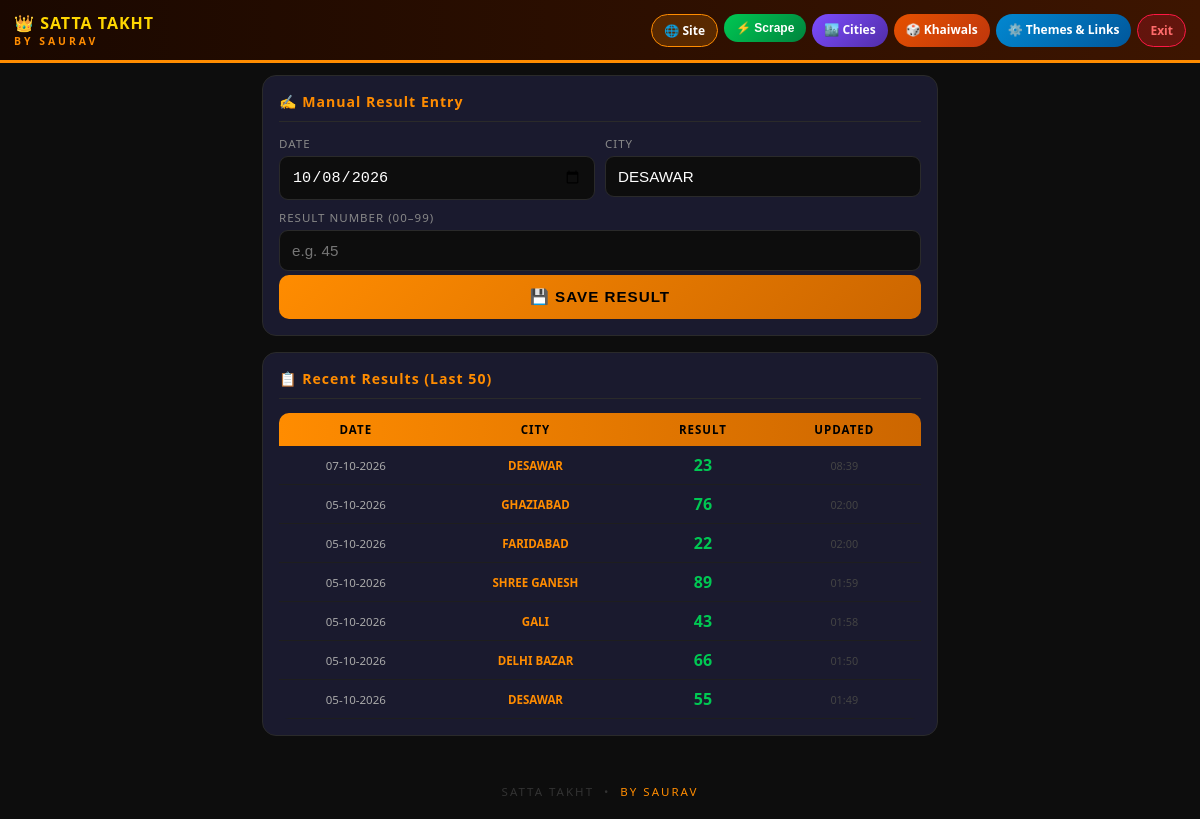
Page /admin/panel (signed in) on the earlier database version.
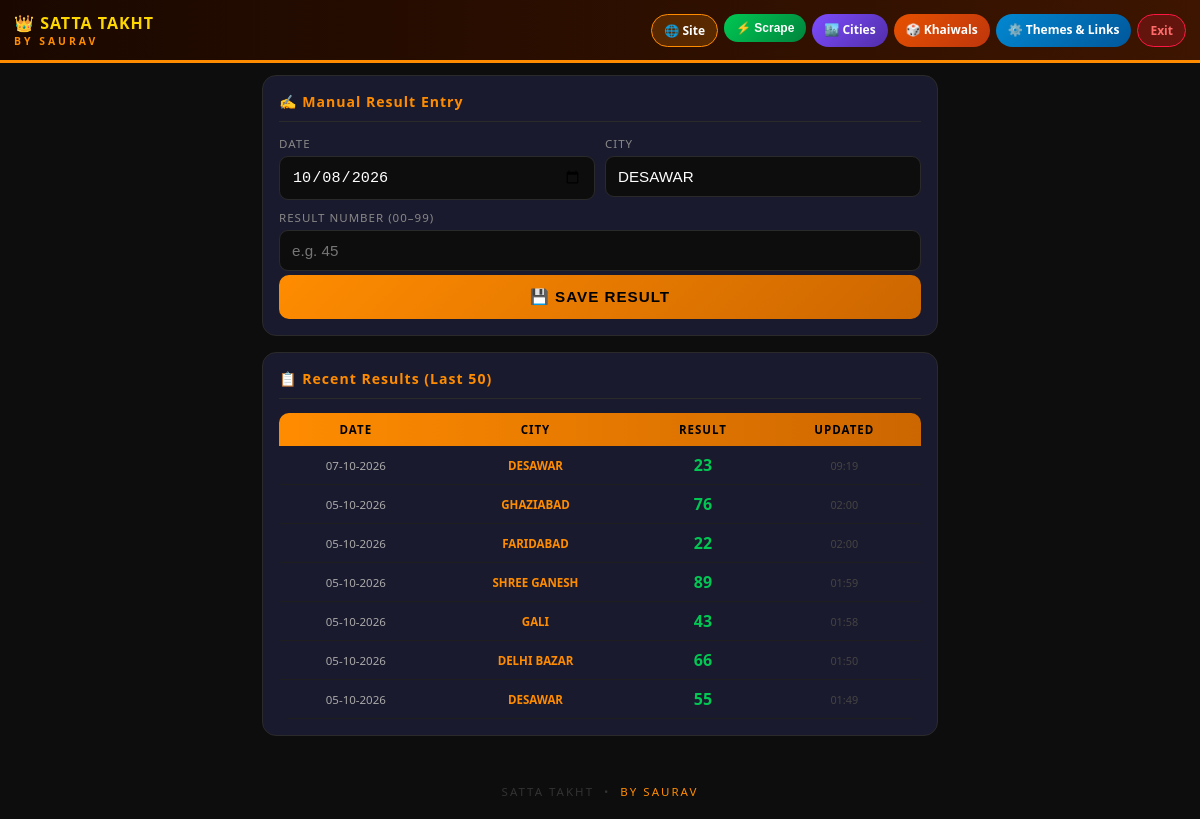
Same page on the later database version.
### tables this page shows
CREATE TABLE results (
            id INTEGER PRIMARY KEY AUTOINCREMENT,
            result_date TEXT NOT NULL,
            city_key TEXT NOT NULL,
            result_number TEXT DEFAULT '',
            updated_at TEXT,
            UNIQUE(result_date, city_key)
        );

CREATE TABLE cities (
            id INTEGER PRIMARY KEY AUTOINCREMENT,
            city_key TEXT UNIQUE NOT NULL,
            display_name TEXT NOT NULL,
            scrape_id TEXT NOT NULL,
            result_time TEXT DEFAULT '',
            is_active INTEGER DEFAULT 1,
            sort_order INTEGER DEFAULT 99,
            created_at TEXT
        );

### backend/app.py (the view, shortened to what this page needs)
@app.route('/admin/panel', methods=['GET', 'POST'])
def admin_panel():
    if not session.get('admin'):
        return redirect(url_for('admin_login'))
    message = None
    conn = get_db()
    recent = conn.execute('''
        SELECT r.result_date, r.city_key, c.display_name, r.result_number, r.updated_at
        FROM results r
        LEFT JOIN cities c ON r.city_key = c.city_key
        ORDER BY r.updated_at DESC LIMIT 50
    ''').fetchall()
    settings_rows = conn.execute('SELECT key, value FROM site_settings').fetchall()
    settings = {r['key']: r['value'] for r in settings_rows}
    conn.close()
    today = date.today().strftime('%Y-%m-%d')
    cities = get_active_cities()
    return render_template('admin.html', message=message, recent=recent,
                           today=today, cities=cities, settings=settings)

### backend/app.py (called while the page is built)
def get_db():
    conn = sqlite3.connect(DB_PATH)
    conn.row_factory = sqlite3.Row
    return conn

def get_active_cities():
    conn = get_db()
    rows = conn.execute(
        'SELECT * FROM cities WHERE is_active=1 ORDER BY sort_order, id'
    ).fetchall()
    conn.close()
    return rows

### backend/templates/admin.html (shortened to what this page needs)
<!DOCTYPE html>
<html lang="en">
<head>
</head>
<body>
<div class="topbar">
  <div class="topbar-inner">
    <div class="topbar-brand">
      <div class="title">👑 SATTA TAKHT</div>
      <div class="by">BY SAURAV</div>
    </div>
    <div class="topbar-actions">
      <a href="/" target="_blank" class="btn-sm btn-view">🌐 Site</a>
      <form method="POST" action="/admin/scrape-now" style="margin:0">
        <button class="btn-sm btn-scrape">⚡ Scrape</button>
      </form>
      <a href="/admin/cities" class="btn-sm btn-cities">🏙️ Cities</a>
      <a href="/admin/khaiwals" class="btn-sm" style="background:linear-gradient(135deg, #e65100, #bf360c); color:#fff;">🎲 Khaiwals</a>
      <a href="/admin/settings" class="btn-sm" style="background:linear-gradient(135deg, #0288d1, #01579b); color:#fff;">⚙️ Themes & Links</a>
      <a href="/admin/logout" class="btn-sm btn-logout">Exit</a>
    </div>
  </div>
</div>
<div class="main">
  <div class="card">
    <div class="card-title">✍️ Manual Result Entry</div>
    <form method="POST">
      <div class="form-grid">
        <div class="form-group">
          <label>DATE</label>
          <input type="date" name="result_date" value="{{ today }}" required/>
        </div>
        <div class="form-group">
          <label>CITY</label>
          <select name="city" required>
            {% for city in cities %}
            <option value="{{ city['city_key'] }}">{{ city['display_name'] }}</option>
            {% endfor %}
          </select>
        </div>
        <div class="form-group full">
          <label>RESULT NUMBER (00–99)</label>
          <input type="text" name="number" placeholder="e.g. 45" maxlength="3" inputmode="numeric" pattern="[0-9]*" required/>
        </div>
      </div>
      <button type="submit" class="btn-save">💾 SAVE RESULT</button>
    </form>
  </div>
  <div class="card">
    <div class="card-title">📋 Recent Results (Last 50)</div>
    <div class="table-wrap">
      <table>
        <thead>
          <tr><th>DATE</th><th>CITY</th><th>RESULT</th><th>UPDATED</th></tr>
        </thead>
        <tbody>
          {% for row in recent %}
          <tr>
            <td class="date-cell">{{ row['result_date'] }}</td>
            <td class="city-cell">{{ row['display_name'] or row['city_key'].replace('_',' ') }}</td>
            <td class="num-cell">{{ row['result_number'] or '—' }}</td>
            <td class="time-cell">{{ row['updated_at'][11:16] if row['updated_at'] else '—' }}</td>
          </tr>
          {% else %}
          <tr><td colspan="4" style="color:#444;padding:20px">No results yet.</td></tr>
          {% endfor %}
        </tbody>
      </table>
    </div>
  </div>
</div>
<div class="footer-brand">SATTA TAKHT &nbsp;•&nbsp; <span>BY SAURAV</span></div>
</body>
</html>

### backend/templates/admin.html (style rules this page uses)
*, *::before, *::after { box-sizing: border-box; margin: 0; padding: 0; }
:root { --orange: #FF8C00; --gold: #FFD700; --dark: #0d0d0d; --dark2: #1a1a2e; --dark3: #222; --green: #00c853; --red: #ff1744; }
body { font-family: 'Segoe UI', Arial, sans-serif; background: var(--dark); color: #fff; font-size: 15px; }
a { text-decoration: none; color: inherit; }
.topbar { background: linear-gradient(90deg, #1a0800, #3d1500); border-bottom: 3px solid var(--orange); padding: 12px 14px; position: sticky; top: 0; z-index: 100; }
.topbar-inner { display: flex; align-items: center; justify-content: space-between; flex-wrap: wrap; gap: 8px; }
.topbar-brand { display: flex; flex-direction: column; }
.topbar-brand .title { color: var(--gold); font-size: 1rem; font-weight: 800; letter-spacing: 1px; }
.topbar-brand .by { color: var(--orange); font-size: 0.65rem; letter-spacing: 3px; font-weight: 600; }
.topbar-actions { display: flex; gap: 6px; flex-wrap: wrap; }
.btn-sm { padding: 7px 12px; border-radius: 20px; font-size: 0.75rem; font-weight: 700; border: none; cursor: pointer; white-space: nowrap; }
.btn-view { background: rgba(255,140,0,.2); border: 1px solid var(--orange); color: #fff; }
.btn-scrape { background: linear-gradient(135deg, #00c853, #00843d); color: #fff; }
.btn-cities { background: linear-gradient(135deg, #7c4dff, #512da8); color: #fff; }
.btn-logout { background: rgba(255,23,68,.2); border: 1px solid var(--red); color: #ff6b6b; }
.main { padding: 12px; max-width: 700px; margin: 0 auto; }
.card { background: var(--dark2); border: 1px solid #2a2a2a; border-radius: 14px; padding: 16px; margin-bottom: 16px; }
.card-title { color: var(--orange); font-size: 0.88rem; font-weight: 700; margin-bottom: 14px; padding-bottom: 10px; border-bottom: 1px solid #2a2a2a; letter-spacing: 1px; }
.form-grid { display: grid; grid-template-columns: 1fr 1fr; gap: 10px; }
.form-group { display: flex; flex-direction: column; gap: 5px; }
.form-group.full { grid-column: 1 / -1; }
label { color: #888; font-size: 0.72rem; letter-spacing: 1px; }
select, input[type="text"], input[type="date"] { width: 100%; padding: 11px 12px; background: var(--dark); border: 1.5px solid #2a2a2a; border-radius: 9px; color: #fff; font-size: 0.95rem; outline: none; transition: border 0.2s; -webkit-appearance: none; }
select option { background: #1a1a2e; }
.btn-save { width: 100%; padding: 13px; background: linear-gradient(135deg, var(--orange), #cc6600); color: #000; font-weight: 800; border: none; border-radius: 10px; cursor: pointer; font-size: 0.95rem; letter-spacing: 1px; margin-top: 4px; }
.table-wrap { overflow-x: auto; border-radius: 10px; }
table { width: 100%; border-collapse: collapse; font-size: 0.8rem; min-width: 360px; }
thead tr { background: linear-gradient(90deg, var(--orange), #cc6600); }
th { padding: 9px 8px; color: #000; font-weight: 700; text-align: center; font-size: 0.72rem; letter-spacing: 1px; }
td { padding: 8px 8px; text-align: center; border-bottom: 1px solid #1e1e1e; }
.city-cell { color: var(--orange); font-weight: 700; font-size: 0.72rem; text-transform: uppercase; }
.num-cell { color: var(--green); font-weight: 800; font-size: 1rem; }
.date-cell { color: #aaa; font-size: 0.72rem; }
.time-cell { color: #444; font-size: 0.68rem; }
.footer-brand { text-align: center; padding: 20px 10px; color: #333; font-size: 0.72rem; letter-spacing: 2px; }
.footer-brand span { color: var(--orange); }

Differences in the rows shown:
changed results (number 1 of 7 on the later page): updated_at "08:39" → "09:19"
